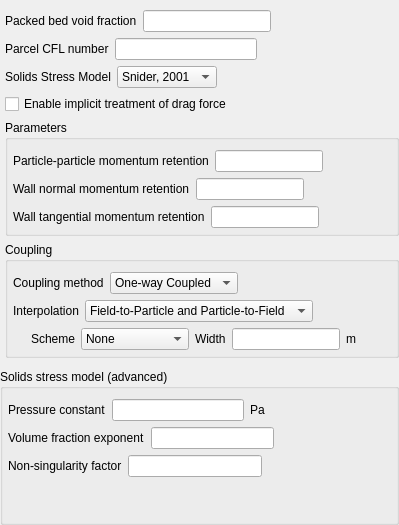
     <widget class="QWidget" name="PIC">
      <property name="sizePolicy">
       <sizepolicy hsizetype="Expanding" vsizetype="Expanding">
        <horstretch>0</horstretch>
        <verstretch>0</verstretch>
       </sizepolicy>
      </property>
      <layout class="QVBoxLayout" name="verticalLayout_9">
       <property name="leftMargin">
        <number>0</number>
       </property>
       <property name="topMargin">
        <number>0</number>
       </property>
       <property name="rightMargin">
        <number>0</number>
       </property>
       <property name="bottomMargin">
        <number>0</number>
       </property>
       <item>
        <widget class="QFrame" name="frame_14">
         <property name="frameShape">
          <enum>QFrame::NoFrame</enum>
         </property>
         <property name="frameShadow">
          <enum>QFrame::Plain</enum>
         </property>
         <layout class="QVBoxLayout" name="verticalLayout_10">
          <property name="leftMargin">
           <number>5</number>
          </property>
          <property name="topMargin">
           <number>10</number>
          </property>
          <property name="rightMargin">
           <number>0</number>
          </property>
          <property name="bottomMargin">
           <number>5</number>
          </property>
          <item>
           <layout class="QHBoxLayout" name="horizontalLayout_26">
            <item>
             <widget class="QLabel" name="label_228">
              <property name="text">
               <string>Packed bed void fraction</string>
              </property>
             </widget>
            </item>
            <item>
             <widget class="LineEdit" name="lineedit_keyword_ep_star"/>
            </item>
            <item>
             <spacer name="horizontalSpacer_15">
              <property name="orientation">
               <enum>Qt::Horizontal</enum>
              </property>
              <property name="sizeHint" stdset="0">
               <size>
                <width>40</width>
                <height>20</height>
               </size>
              </property>
             </spacer>
            </item>
           </layout>
          </item>
          <item>
           <layout class="QHBoxLayout" name="horizontalLayout_27">
            <item>
             <widget class="QLabel" name="label_229">
              <property name="text">
               <string>Parcel CFL number</string>
              </property>
             </widget>
            </item>
            <item>
             <widget class="LineEdit" name="lineedit_keyword_cfl_pic"/>
            </item>
            <item>
             <spacer name="horizontalSpacer_16">
              <property name="orientation">
               <enum>Qt::Horizontal</enum>
              </property>
              <property name="sizeHint" stdset="0">
               <size>
                <width>40</width>
                <height>20</height>
               </size>
              </property>
             </spacer>
            </item>
           </layout>
          </item>
          <item>
           <layout class="QHBoxLayout" name="horizontalLayout_28">
            <item>
             <widget class="QLabel" name="label_230">
              <property name="text">
               <string>Solids Stress Model</string>
              </property>
             </widget>
            </item>
            <item>
             <widget class="ComboBox" name="combobox">
              <item>
               <property name="text">
                <string>Snider, 2001</string>
               </property>
              </item>
             </widget>
            </item>
            <item>
             <spacer name="horizontalSpacer_17">
              <property name="orientation">
               <enum>Qt::Horizontal</enum>
              </property>
              <property name="sizeHint" stdset="0">
               <size>
                <width>40</width>
                <height>20</height>
               </size>
              </property>
             </spacer>
            </item>
           </layout>
          </item>
          <item>
           <widget class="CheckBox" name="checkbox_keyword_mppic_pdrag_implicit">
            <property name="text">
             <string>Enable implicit treatment of drag force</string>
            </property>
           </widget>
          </item>
          <item>
           <widget class="QGroupBox" name="groupBox_15">
            <property name="title">
             <string>Parameters</string>
            </property>
            <property name="flat">
             <bool>true</bool>
            </property>
            <layout class="QVBoxLayout" name="verticalLayout_6">
             <property name="leftMargin">
              <number>5</number>
             </property>
             <property name="topMargin">
              <number>10</number>
             </property>
             <property name="rightMargin">
              <number>0</number>
             </property>
             <property name="bottomMargin">
              <number>5</number>
             </property>
             <item>
              <layout class="QHBoxLayout" name="horizontalLayout_22">
               <item>
                <widget class="QLabel" name="label_231">
                 <property name="text">
                  <string>Particle-particle momentum retention</string>
                 </property>
                </widget>
               </item>
               <item>
                <widget class="LineEdit" name="lineedit_keyword_mppic_coeff_en1"/>
               </item>
               <item>
                <spacer name="horizontalSpacer_18">
                 <property name="orientation">
                  <enum>Qt::Horizontal</enum>
                 </property>
                 <property name="sizeHint" stdset="0">
                  <size>
                   <width>40</width>
                   <height>20</height>
                  </size>
                 </property>
                </spacer>
               </item>
              </layout>
             </item>
             <item>
              <layout class="QHBoxLayout" name="horizontalLayout_24">
               <item>
                <widget class="QLabel" name="label_232">
                 <property name="text">
                  <string>Wall normal momentum retention</string>
                 </property>
                </widget>
               </item>
               <item>
                <widget class="LineEdit" name="lineedit_keyword_mppic_coeff_en_wall"/>
               </item>
               <item>
                <spacer name="horizontalSpacer_19">
                 <property name="orientation">
                  <enum>Qt::Horizontal</enum>
                 </property>
                 <property name="sizeHint" stdset="0">
                  <size>
                   <width>40</width>
                   <height>20</height>
                  </size>
                 </property>
                </spacer>
               </item>
              </layout>
             </item>
             <item>
              <layout class="QHBoxLayout" name="horizontalLayout_25">
               <item>
                <widget class="QLabel" name="label_233">
                 <property name="text">
                  <string>Wall tangential momentum retention</string>
                 </property>
                </widget>
               </item>
               <item>
                <widget class="LineEdit" name="lineedit_keyword_mppic_coeff_et_wall"/>
               </item>
               <item>
                <spacer name="horizontalSpacer_20">
                 <property name="orientation">
                  <enum>Qt::Horizontal</enum>
                 </property>
                 <property name="sizeHint" stdset="0">
                  <size>
                   <width>40</width>
                   <height>20</height>
                  </size>
                 </property>
                </spacer>
               </item>
              </layout>
             </item>
            </layout>
           </widget>
          </item>
          <item>
           <widget class="QGroupBox" name="groupBox_16">
            <property name="title">
             <string>Coupling</string>
            </property>
            <property name="flat">
             <bool>true</bool>
            </property>
            <layout class="QVBoxLayout" name="verticalLayout_7">
             <property name="leftMargin">
              <number>5</number>
             </property>
             <property name="topMargin">
              <number>10</number>
             </property>
             <property name="rightMargin">
              <number>0</number>
             </property>
             <property name="bottomMargin">
              <number>5</number>
             </property>
             <item>
              <layout class="QHBoxLayout" name="horizontalLayout_32">
               <item>
                <widget class="QLabel" name="label_coupling_method_2">
                 <property name="text">
                  <string>Coupling method</string>
                 </property>
                </widget>
               </item>
               <item>
                <widget class="ComboBox" name="combobox_coupling_method_2">
                 <item>
                  <property name="text">
                   <string>One-way Coupled</string>
                  </property>
                 </item>
                 <item>
                  <property name="text">
                   <string>Fully Coupled</string>
                  </property>
                 </item>
                </widget>
               </item>
               <item>
                <spacer name="horizontalSpacer_24">
                 <property name="orientation">
                  <enum>Qt::Horizontal</enum>
                 </property>
                 <property name="sizeHint" stdset="0">
                  <size>
                   <width>40</width>
                   <height>20</height>
                  </size>
                 </property>
                </spacer>
               </item>
              </layout>
             </item>
             <item>
              <layout class="QHBoxLayout" name="horizontalLayout_33">
               <item>
                <widget class="QLabel" name="label_237">
                 <property name="text">
                  <string>Interpolation</string>
                 </property>
                </widget>
               </item>
               <item>
                <widget class="ComboBox" name="combobox_des_interp_2">
                 <item>
                  <property name="text">
                   <string>Field-to-Particle and Particle-to-Field</string>
                  </property>
                 </item>
                 <item>
                  <property name="text">
                   <string>Field-to-Particle only</string>
                  </property>
                 </item>
                 <item>
                  <property name="text">
                   <string>Particle-to-Field only</string>
                  </property>
                 </item>
                 <item>
                  <property name="text">
                   <string>No interpolation</string>
                  </property>
                 </item>
                </widget>
               </item>
               <item>
                <spacer name="horizontalSpacer_25">
                 <property name="orientation">
                  <enum>Qt::Horizontal</enum>
                 </property>
                 <property name="sizeHint" stdset="0">
                  <size>
                   <width>40</width>
                   <height>20</height>
                  </size>
                 </property>
                </spacer>
               </item>
              </layout>
             </item>
             <item>
              <layout class="QHBoxLayout" name="horizontalLayout_34">
               <item>
                <spacer name="horizontalSpacer_26">
                 <property name="orientation">
                  <enum>Qt::Horizontal</enum>
                 </property>
                 <property name="sizeHint" stdset="0">
                  <size>
                   <width>18</width>
                   <height>20</height>
                  </size>
                 </property>
                </spacer>
               </item>
               <item>
                <widget class="QLabel" name="label_des_interp_scheme_2">
                 <property name="text">
                  <string>Scheme</string>
                 </property>
                </widget>
               </item>
               <item>
                <widget class="ComboBox" name="combobox_des_interp_scheme_2">
                 <item>
                  <property name="text">
                   <string>None</string>
                  </property>
                 </item>
                 <item>
                  <property name="text">
                   <string>Square DPVM</string>
                  </property>
                 </item>
                 <item>
                  <property name="text">
                   <string>Garg 2012</string>
                  </property>
                 </item>
                </widget>
               </item>
               <item>
                <widget class="QLabel" name="label_des_interp_width_2">
                 <property name="text">
                  <string>Width</string>
                 </property>
                </widget>
               </item>
               <item>
                <widget class="LineEdit" name="lineedit_keyword_des_interp_width_2">
                 <property name="maximumSize">
                  <size>
                   <width>150</width>
                   <height>16777215</height>
                  </size>
                 </property>
                </widget>
               </item>
               <item>
                <widget class="QLabel" name="label_des_interp_width_2_units">
                 <property name="text">
                  <string>m</string>
                 </property>
                 <property name="margin">
                  <number>0</number>
                 </property>
                </widget>
               </item>
               <item>
                <spacer name="horizontalSpacer_27">
                 <property name="orientation">
                  <enum>Qt::Horizontal</enum>
                 </property>
                 <property name="sizeHint" stdset="0">
                  <size>
                   <width>40</width>
                   <height>20</height>
                  </size>
                 </property>
                </spacer>
               </item>
              </layout>
             </item>
            </layout>
           </widget>
          </item>
         </layout>
        </widget>
       </item>
       <item>
        <widget class="QGroupBox" name="groupBox_17">
         <property name="title">
          <string>Solids stress model (advanced)</string>
         </property>
         <property name="flat">
          <bool>true</bool>
         </property>
         <layout class="QVBoxLayout" name="verticalLayout_8">
          <property name="leftMargin">
           <number>5</number>
          </property>
          <property name="topMargin">
           <number>10</number>
          </property>
          <property name="rightMargin">
           <number>0</number>
          </property>
          <property name="bottomMargin">
           <number>5</number>
          </property>
          <item>
           <layout class="QHBoxLayout" name="horizontalLayout_29">
            <item>
             <widget class="QLabel" name="label_224">
              <property name="text">
               <string>Pressure constant</string>
              </property>
             </widget>
            </item>
            <item>
             <widget class="LineEdit" name="lineedit_keyword_psfac_fric_pic"/>
            </item>
            <item>
             <widget class="QLabel" name="label_225">
              <property name="text">
               <string>Pa</string>
              </property>
             </widget>
            </item>
            <item>
             <spacer name="horizontalSpacer_21">
              <property name="orientation">
               <enum>Qt::Horizontal</enum>
              </property>
              <property name="sizeHint" stdset="0">
               <size>
                <width>40</width>
                <height>20</height>
               </size>
              </property>
             </spacer>
            </item>
           </layout>
          </item>
          <item>
           <layout class="QHBoxLayout" name="horizontalLayout_30">
            <item>
             <widget class="QLabel" name="label_226">
              <property name="text">
               <string>Volume fraction exponent</string>
              </property>
             </widget>
            </item>
            <item>
             <widget class="LineEdit" name="lineedit_keyword_fric_exp_pic"/>
            </item>
            <item>
             <spacer name="horizontalSpacer_22">
              <property name="orientation">
               <enum>Qt::Horizontal</enum>
              </property>
              <property name="sizeHint" stdset="0">
               <size>
                <width>40</width>
                <height>20</height>
               </size>
              </property>
             </spacer>
            </item>
           </layout>
          </item>
          <item>
           <layout class="QHBoxLayout" name="horizontalLayout_31">
            <item>
             <widget class="QLabel" name="label_227">
              <property name="text">
               <string>Non-singularity factor</string>
              </property>
             </widget>
            </item>
            <item>
             <widget class="LineEdit" name="lineedit_keyword_fric_non_sing_fac"/>
            </item>
            <item>
             <spacer name="horizontalSpacer_23">
              <property name="orientation">
               <enum>Qt::Horizontal</enum>
              </property>
              <property name="sizeHint" stdset="0">
               <size>
                <width>40</width>
                <height>20</height>
               </size>
              </property>
             </spacer>
            </item>
           </layout>
          </item>
          <item>
           <spacer name="verticalSpacer">
            <property name="orientation">
             <enum>Qt::Vertical</enum>
            </property>
            <property name="sizeHint" stdset="0">
             <size>
              <width>20</width>
              <height>40</height>
             </size>
            </property>
           </spacer>
          </item>
         </layout>
        </widget>
       </item>
      </layout>
     </widget>
